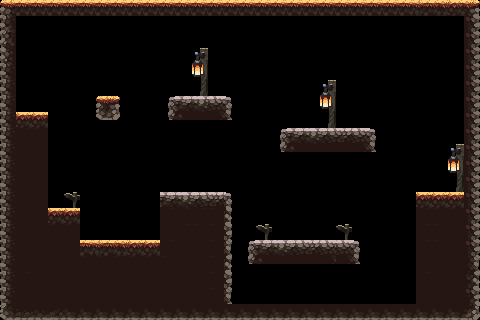

A level layout from a 2D game, rendered from its tile map. Below: a short description, then the map file with its tile-grid data intact:
An orthogonal 30x20 tile map with 16x16 px tiles, 2 tile layers (Background, Background), 6 tilesets and 22 objects (5x Fruit, 2x Saw, Platform, Player, Checkpoint).

<map version="1.10" tiledversion="1.11.2" orientation="orthogonal" renderorder="right-down" width="30" height="20" tilewidth="16" tileheight="16" infinite="0" nextlayerid="7" nextobjectid="68">
 <tileset firstgid="243" name="background_layer_3" tilewidth="16" tileheight="16" tilecount="220" columns="20">
  <image source="../images/Background/background_layer_3.png" width="320" height="180" />
 </tileset>
 <tileset firstgid="463" name="oak_woods_tileset" tilewidth="16" tileheight="16" tilecount="682" columns="31">
  <image source="../images/Items/Wood/oak_woods_tileset.png" width="504" height="360" />
 </tileset>
 <tileset firstgid="1147" name="fence_1" tilewidth="16" tileheight="16" tilecount="4" columns="4">
  <image source="../images/Items/Wood/fence_1.png" width="73" height="19" />
 </tileset>
 <tileset firstgid="1151" name="lamp" tilewidth="16" tileheight="16" tilecount="3" columns="1">
  <image source="../images/Items/Wood//lamp.png" width="23" height="57" />
 </tileset>
 <tileset firstgid="1196" name="sign" tilewidth="16" tileheight="16" tilecount="1" columns="1">
  <image source="../images/Items/Wood/sign.png" width="22" height="31" />
 </tileset>
 <tileset firstgid="1197" name="background_layer_1" tilewidth="16" tileheight="16" tilecount="220" columns="20">
  <image source="../images/Background/background_layer_1.png" width="320" height="180" />
 </tileset>
 <layer id="6" name="Background" width="30" height="20">
  <data encoding="csv">
0,0,0,0,0,0,0,0,0,0,0,0,0,0,0,0,0,0,0,0,0,0,0,0,0,0,0,0,0,0,
0,0,0,0,0,0,0,0,0,0,0,0,0,0,0,0,0,0,0,0,0,0,0,0,0,0,0,0,0,0,
0,0,0,0,0,0,0,0,0,0,0,0,0,0,0,0,0,0,0,0,0,0,0,0,0,0,0,0,0,0,
0,0,0,0,0,0,0,0,0,0,0,0,0,0,0,0,0,0,0,0,0,0,0,0,0,0,0,0,0,0,
0,0,0,0,0,0,0,0,0,0,0,0,0,0,0,0,0,0,0,0,0,0,0,0,0,0,0,0,0,0,
0,0,0,0,0,0,0,0,0,0,0,0,0,0,0,0,0,0,0,0,0,0,0,0,0,0,0,0,0,0,
0,0,0,0,0,0,0,0,0,0,0,0,0,0,0,0,0,0,0,0,0,0,0,0,0,0,0,0,0,0,
0,0,0,0,0,0,0,0,0,0,0,0,0,0,0,0,0,0,0,0,0,0,0,0,0,0,0,0,0,0,
0,0,0,0,0,0,0,0,0,0,0,0,0,0,0,0,0,0,0,0,0,0,0,0,0,0,0,0,0,0,
0,0,0,0,0,0,0,0,0,0,0,0,0,0,0,0,0,0,0,0,0,0,0,0,0,0,0,0,0,0,
0,0,0,0,0,0,0,0,0,0,0,0,0,0,0,0,0,0,0,0,0,0,0,0,0,0,0,0,0,0,
0,0,0,0,0,0,0,0,0,0,0,0,0,0,0,0,0,0,0,0,0,0,0,0,0,0,0,0,0,0,
0,0,0,0,1196,0,0,0,0,0,0,0,0,0,0,0,0,0,0,0,0,0,0,0,0,0,0,0,0,0,
0,0,0,0,0,0,0,0,0,0,0,0,0,0,0,0,0,0,0,0,0,0,0,0,0,0,0,0,0,0,
0,0,0,0,0,0,0,0,0,0,0,0,0,0,0,0,1196,0,0,0,0,1196,0,0,0,0,0,0,0,0,
0,0,0,0,0,0,0,0,0,0,0,0,0,0,0,0,0,0,0,0,0,0,0,0,0,0,0,0,0,0,
0,0,0,0,0,0,0,0,0,0,0,0,0,0,0,0,0,0,0,0,0,0,0,0,0,0,0,0,0,0,
0,0,0,0,0,0,0,0,0,0,0,0,0,0,0,0,0,0,0,0,0,0,0,0,0,0,0,0,0,0,
0,0,0,0,0,0,0,0,0,0,0,0,0,0,0,0,0,0,0,0,0,0,0,0,0,0,0,0,0,0,
0,0,0,0,0,0,0,0,0,0,0,0,0,0,0,0,0,0,0,0,0,0,0,0,0,0,0,0,0,0
</data>
 </layer>
 <layer id="1" name="Background" width="30" height="20">
  <properties>
   <property name="BackgroundColor" value="Blue" />
  </properties>
  <data encoding="csv">
463,464,464,464,464,464,464,464,464,464,464,464,464,464,464,464,464,464,464,464,464,464,464,464,464,464,465,466,467,468,
494,0,0,0,0,0,0,0,0,0,0,0,0,0,0,0,0,0,0,0,0,0,0,0,0,0,0,0,0,499,
525,0,0,0,0,0,0,0,0,0,0,0,0,0,0,0,0,0,0,0,0,0,0,0,0,0,0,0,0,499,
556,0,0,0,0,0,0,0,0,0,0,0,1151,0,0,0,0,0,0,0,0,0,0,0,0,0,0,0,0,499,
587,0,0,0,0,0,0,0,0,0,0,0,1152,0,0,0,0,0,0,0,0,0,0,0,0,0,0,0,0,499,
587,0,0,0,0,0,0,0,0,0,0,0,1153,0,0,0,0,0,0,0,1151,0,0,0,0,0,0,0,0,499,
587,0,0,0,0,0,478,479,0,0,470,471,472,475,476,0,0,0,0,0,1152,0,0,0,0,0,0,0,0,499,
587,467,467,0,0,0,509,510,0,0,501,502,503,506,507,0,0,0,0,0,1153,0,0,0,0,0,0,0,0,499,
587,495,496,0,0,0,0,0,0,0,0,0,0,0,0,0,0,470,471,472,473,474,475,476,0,0,0,0,0,499,
587,526,527,0,0,0,0,0,0,0,0,0,0,0,0,0,0,501,502,503,504,505,506,507,0,0,0,0,1151,499,
587,526,527,0,0,0,0,0,0,0,0,0,0,0,0,0,0,0,0,0,0,0,0,0,0,0,0,0,1152,499,
587,526,527,0,0,0,0,0,0,0,0,0,0,0,0,0,0,0,0,0,0,0,0,0,0,0,0,0,1153,499,
587,526,527,0,0,0,0,0,0,0,471,472,473,474,476,0,0,0,0,0,0,0,0,0,0,0,467,467,467,499,
587,526,527,467,467,0,0,0,0,0,495,495,495,496,758,0,0,0,0,0,0,0,0,0,0,40,495,496,496,499,
587,526,527,496,496,0,0,0,1145,1146,526,495,496,496,789,0,0,0,0,0,0,0,0,0,0,0,495,496,527,499,
587,526,527,527,527,464,465,466,467,467,495,526,527,496,820,470,471,472,473,474,475,475,476,0,0,0,495,496,527,499,
587,526,526,527,527,496,496,496,496,496,496,526,527,496,851,501,502,503,504,505,506,506,507,0,0,0,526,527,527,530,
587,495,526,527,527,527,527,527,527,527,527,526,527,496,882,0,0,0,0,0,0,0,0,0,0,0,495,526,527,561,
587,526,526,526,526,526,526,526,526,526,526,526,526,496,913,0,0,0,0,0,0,0,0,0,0,0,526,526,527,592,
618,619,620,621,622,622,622,622,622,622,622,622,622,622,622,622,622,622,622,622,622,622,622,622,622,622,622,622,622,623
</data>
 </layer>
 <objectgroup id="2" name="Collisions">
  <object id="2" x="1.30707" y="112.449" width="46.5971" height="207.113" />
  <object id="3" x="46.8957" y="208.257" width="34.7936" height="111.142" />
  <object id="4" x="82.1935" y="241.034" width="147.504" height="77.3736" />
  <object id="5" x="161.361" y="191.617" width="67.9718" height="49.417" />
  <object id="16" x="416.01" y="193.13" width="62.4084" height="124.962" />
  <object id="36" type="Platform" x="399.37" y="207.249" width="16.1361" height="6.05106" />
  <object id="53" x="0.666667" y="2.66667" width="15.3333" height="108" />
  <object id="54" x="16.6667" y="-0.666667" width="461.333" height="16" />
  <object id="55" x="462.667" y="14.6667" width="17.3333" height="177.333" />
  <object id="56" x="250" y="242" width="108.667" height="22.6667" />
  <object id="57" x="96" y="96.6667" width="25.3333" height="23.3333" />
  <object id="58" x="167.333" y="97.3333" width="63.3333" height="21.3333" />
  <object id="59" x="280" y="129.333" width="95.3333" height="22.6667" />
 </objectgroup>
 <objectgroup id="5" name="Spawnpoints">
  <object id="41" name="Player" type="Player" x="48" y="176" width="32" height="32" />
  <object id="46" type="Checkpoint" x="16" y="64" width="32" height="48" />
  <object id="49" name="Strawberry" type="Fruit" x="176" y="160" width="32" height="32" />
  <object id="60" name="Strawberry" type="Fruit" x="420" y="161.333" width="32" height="32" />
  <object id="61" name="Bananas" type="Fruit" x="288" y="205.333" width="32" height="35.3333" />
  <object id="64" name="Bananas" type="Fruit" x="310.667" y="92.3333" width="32" height="35.3333" />
  <object id="65" name="Bananas" type="Fruit" x="106" y="200.333" width="32" height="35.3333" />
  <object id="66" type="Saw" x="304" y="269.333" width="32" height="32">
   <properties>
    <property name="isVertical" type="bool" value="false" />
    <property name="offNeg" type="float" value="4" />
    <property name="offPos" type="float" value="3" />
   </properties>
  </object>
  <object id="67" type="Saw" x="240.667" y="78.6667" width="32" height="32">
   <properties>
    <property name="isVertical" type="bool" value="true" />
    <property name="offNeg" type="float" value="4" />
    <property name="offPos" type="float" value="3" />
   </properties>
  </object>
 </objectgroup>
</map>
